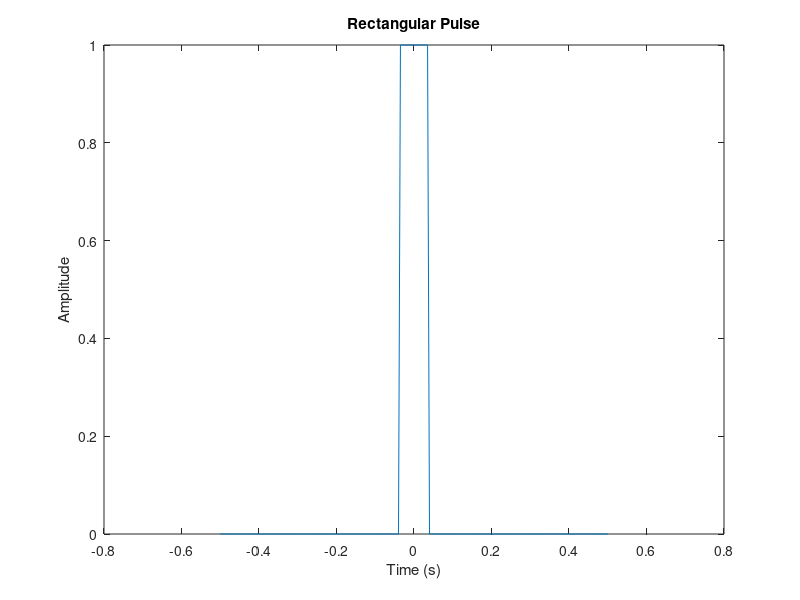
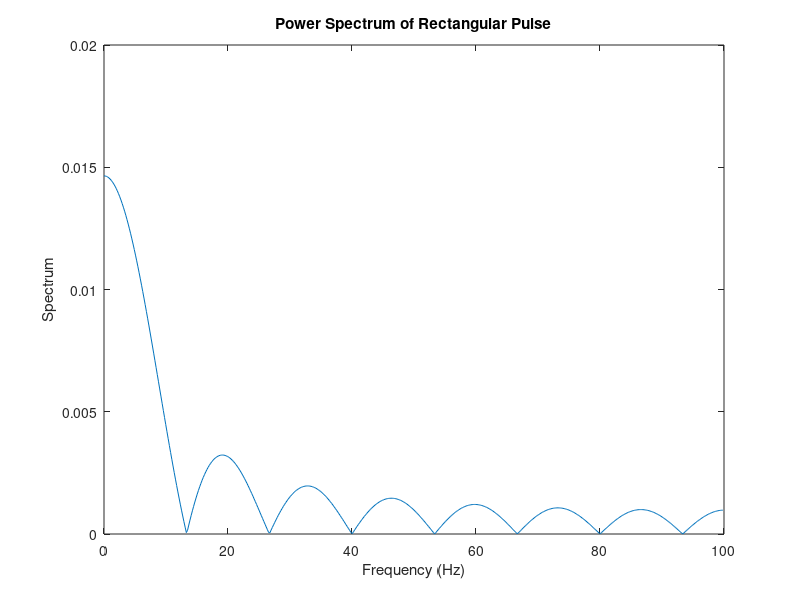

Reproduce these figures in MATLAB, in order.
% EXAMPLE 01: COSINE WAVE
Fs = 200;               % sampling frequency
t = -0.5:(1/Fs):0.5;    % time vector of 1 second
T0 = 0.075;               % width of rect()
x = rectpuls(t, T0);    % Generate rect pulse
nfft = 1024;            % length of FFT
X = fft(x, nfft);       % eval FFT

% We only want the positive half of X post FFT
X = X(1:(nfft/2));

mx = abs(X/nfft);       % normalized mag of X
f = (0:nfft/2-1)*Fs/nfft;  % Freq vector
% notice Fs/nfft, this aligns the frequency at f
% as we sampled the function at a frequency different
% than the FFT is long (200/1024 = 0.19 scale)

% Generate plot
figure(1);
plot(t,x);
title('Rectangular Pulse');
xlabel('Time (s)');
ylabel('Amplitude');
figure(2);
plot(f,mx);
title('Power Spectrum of Rectangular Pulse');
xlabel('Frequency (Hz)');
ylabel('Spectrum');
